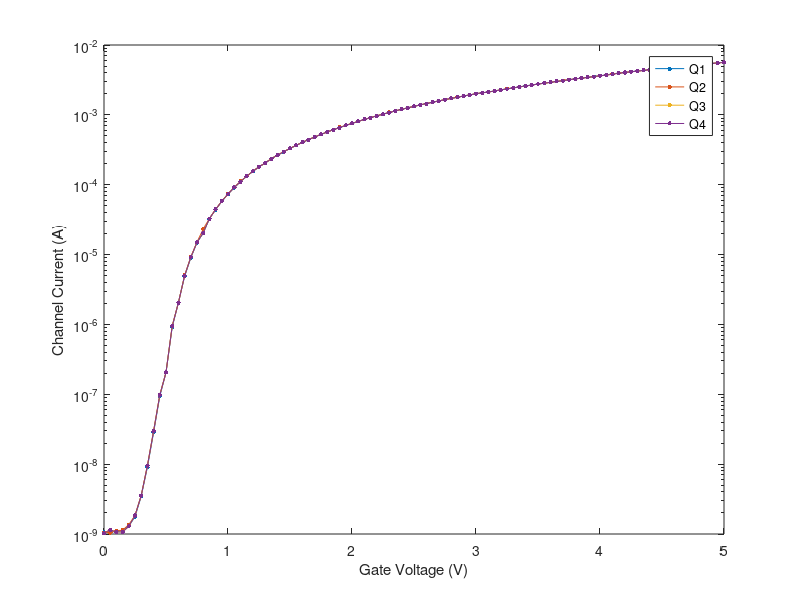
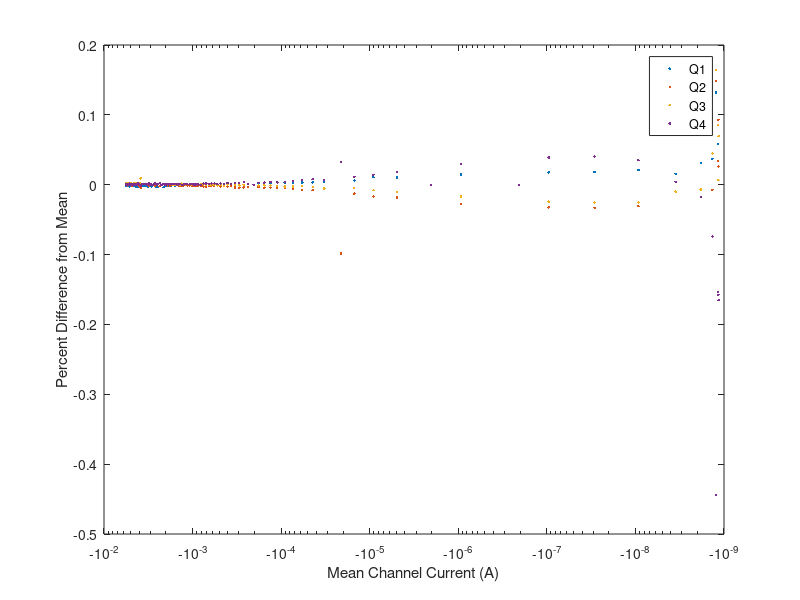
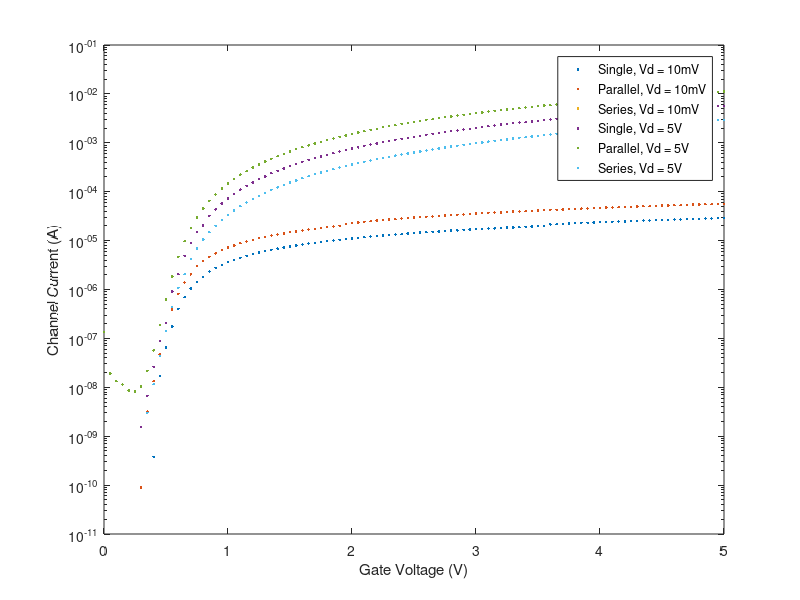
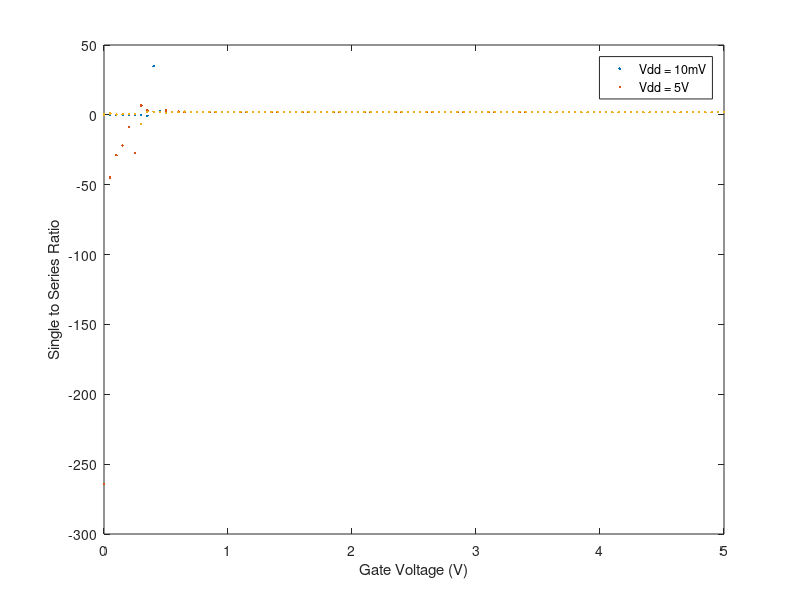

Reproduce these figures in MATLAB, in order.
load('lab6data.mat')
%% Experiment 1
Ut = 0.025;
epsilon = 5e-4;
Isata = -Ic1a;
% [Isa, VTa, kappaa]=ekvfit(Vg1a, Isata, epsilon);
% [Isb, VTb, kappab]=ekvfit(Vg1b, -Ic1b, epsilon);
% [Isc, VTc, kappac]=ekvfit(Vg1c, -Ic1c, epsilon);
% [Isd, VTd, kappad]=ekvfit(Vg1c, -Ic1d, epsilon);

% ekva = Isa .* ((log(1 + exp((kappaa.*(Vg1a - VTa) - 0)./(2*Ut)))).^2);
% ekva = Isb .* ((log(1 + exp((kappab.*(Vg1b - VTb) - 0)./(2*Ut)))).^2);
% ekva = Isc .* ((log(1 + exp((kappac.*(Vg1c - VTc) - 0)./(2*Ut)))).^2);
% ekvd = Isd .* ((log(1 + exp((kappad.*(Vg1d - VTd) - 0)./(2*Ut)))).^2);

figure
semilogy(Vg1a,-Ic1a,'Marker','.','MarkerSize',10)
hold on
semilogy(Vg1b,-Ic1b,'Marker','.','MarkerSize',10)
semilogy(Vg1c,-Ic1c,'Marker','.','MarkerSize',10)
semilogy(Vg1c,-Ic1c,'Marker','.','MarkerSize',10)

% semilogy(Vg1a,ekva)
% semilogy(Vg1b,Isb)
% semilogy(Vg1c,Isc)
% semilogy(Vg1d,Isd)
hold off

xlabel('Gate Voltage (V)')
ylabel('Channel Current (A)')
legend('Q1','Q2','Q3','Q4')
%%
Ic_mean = (Ic1a + Ic1b + Ic1c + Ic1d)./4;
diff_a = (Ic_mean - Ic1a)./Ic_mean;
diff_b = (Ic_mean - Ic1b)./Ic_mean;
diff_c = (Ic_mean - Ic1c)./Ic_mean;
diff_d = (Ic_mean - Ic1d)./Ic_mean;
figure
semilogx(Ic_mean,diff_a,'.')
hold on
semilogx(Ic_mean,diff_b,'.')
semilogx(Ic_mean,diff_c,'.')
semilogx(Ic_mean,diff_d,'.')
hold off
xlabel('Mean Channel Current (A)')
ylabel('Percent Difference from Mean')
legend('Q1','Q2','Q3','Q4')
%% Experiment 2
figure
semilogy(Vg210mV,Ic210mV,'.')
hold on
semilogy(Vg210mVp,Ic210mVp,'.')
semilogy(Vg210mVs,Ic2dd,'.') % we don't have the data for this one
semilogy(Vg25V,Ic25V,'.')
semilogy(Vg25Vp,Ic25Vp,'.')
semilogy(Vg25Vs,Ic25Vs,'.')
hold off
xlabel('Gate Voltage (V)')
ylabel('Channel Current (A)')
legend('Single, Vd = 10mV','Parallel, Vd = 10mV','Series, Vd = 10mV','Single, Vd = 5V', 'Parallel, Vd = 5V','Series, Vd = 5V')

%%

ratio_ps10mV = Ic210mVp ./ Ic210mV;
ratio_ps5V = Ic25Vp ./ Ic25V;

figure 
plot(Vg210mV,ratio_ps10mV,'.')
hold on
plot(Vg25V,ratio_ps5V,'.')
hold off
xlabel('Gate Voltage (V)')
ylabel('Parallel to Single Ratio')
legend('Vd = 10mV','Vd = 5V')
%%

% ratio_sc10mV = Ic210mV ./ Ic210mVs;
ratio_sc5V = Ic25V ./ Ic25Vs;

% plot(Vg210mV,ratio_sc10mV)
hold on
plot(Vg25V,ratio_sc5V,'.')
hold off
xlabel('Gate Voltage (V)')
ylabel('Single to Series Ratio')
legend('Vdd = 10mV','Vdd = 5V')


%% Experiment 3
pa = polyfit(Iina,Iouta,1);
ya = polyval(pa,Iina);
figure
plot(Iina,Iouta,'.')
hold on
plot(Iina,ya)
hold off
xlabel('Input Current (A)')
ylabel('Output Current (A)')
legend('Experimental Data','Linear Fit')

%%
pb = polyfit(Iinb,Ioutb,1);
yb = polyval(pb,Iinb);
figure
plot(Iinb,Ioutb,'.')
hold on
plot(Iinb,yb)
hold off
xlabel('Input Current (A)')
ylabel('Output Current (A)')
legend('Experimental Data','Linear Fit')


